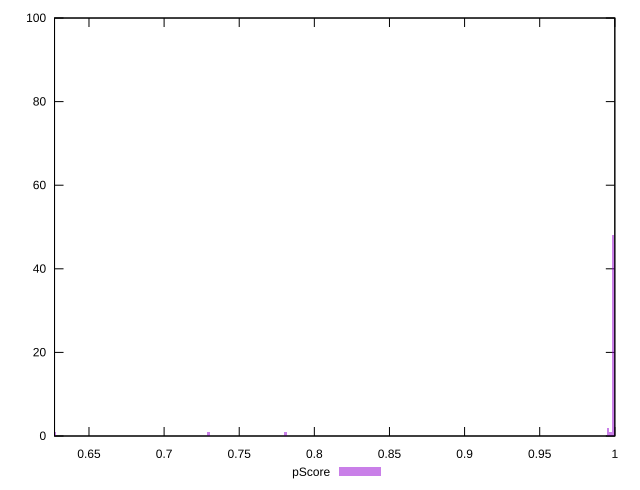

Source code (gnuplot):
reset

$pScore <<EOF
0.998930954215379 48
1.0006356145468045 46
0.7807344317929071 1
0.9972262938839535 1
0.9955216335525279 2
0.6273150019646067 1
0.7295946218501403 1
EOF

set key outside below
set boxwidth 0.0017046603314255615
set xrange [0.6270713955778077:1]
set yrange [0:100]
set trange [0:100]
set style fill transparent solid 0.5 noborder
set terminal svg size 640, 490 enhanced background rgb 'white'
set output "reports/report_00028_2021-02-24T12-49-42.674Z/cumulative-layout-shift/samples/agenda/pScore/histogram.svg"

plot $pScore title "pScore" with boxes

reset
